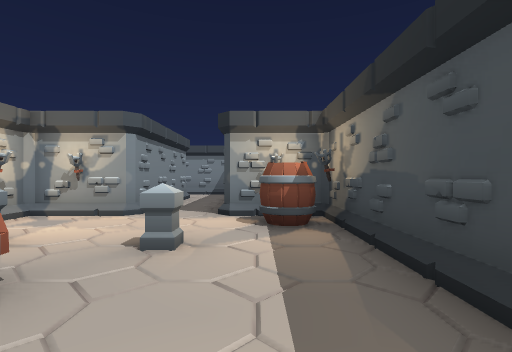
view 1 (above)

18 first-person views from a walk through a level from a Godot 3-D game. The camera is 1.5 m above the floor, looks level and sees 85° across. The floor is counted in squares, 2 m on a side. Each view is taken from the middle of a square. On the plan, view 1 faces up. The plan holds only what a view shows up to about 10 squares ahead; the rest is blank.

view 2
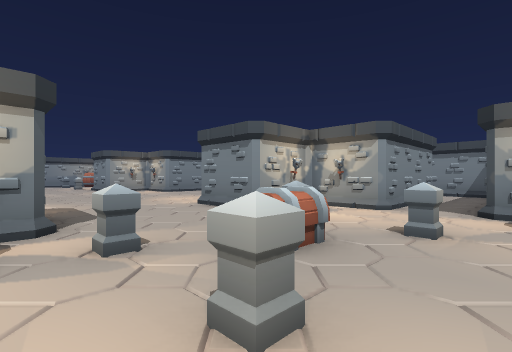

view 3
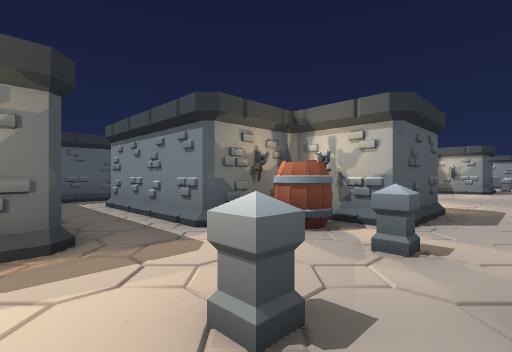

view 4
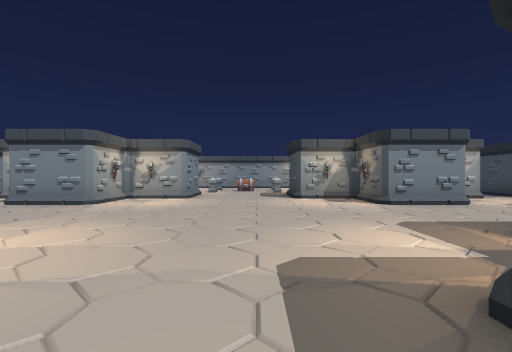

view 5
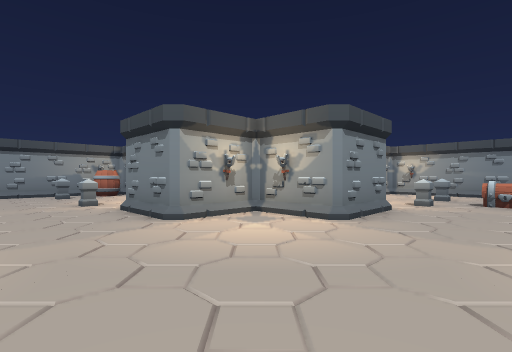

view 6
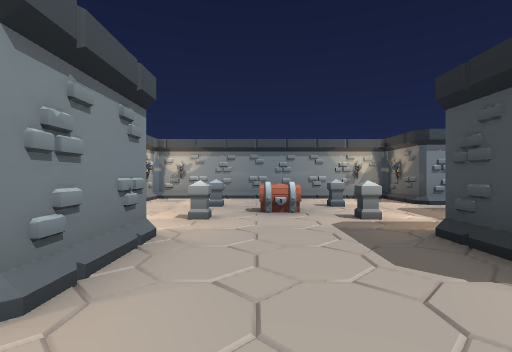

view 7
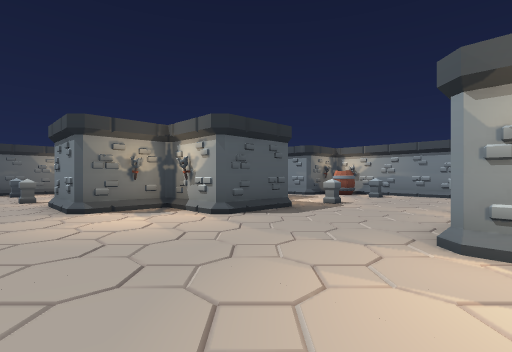

view 8
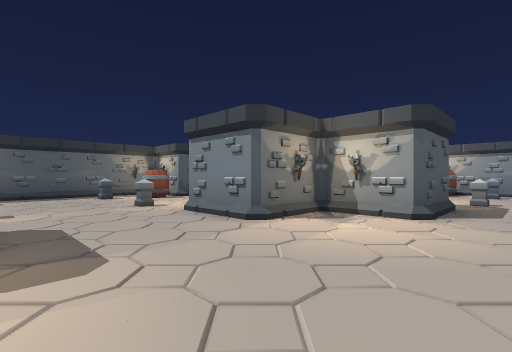

view 9
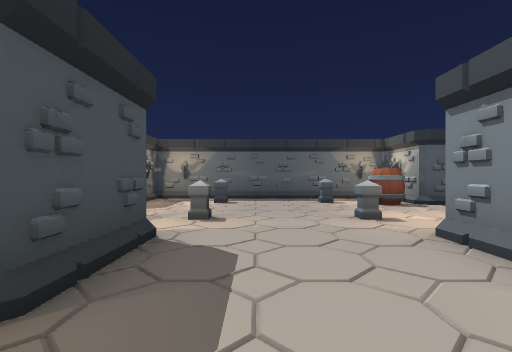

view 10
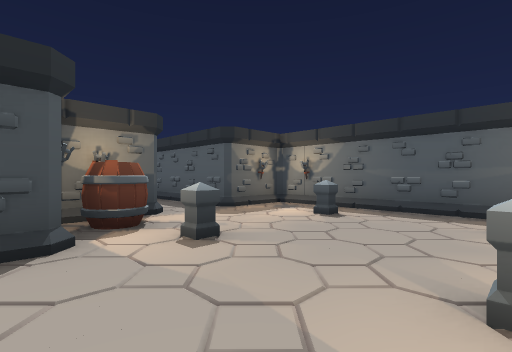

view 11
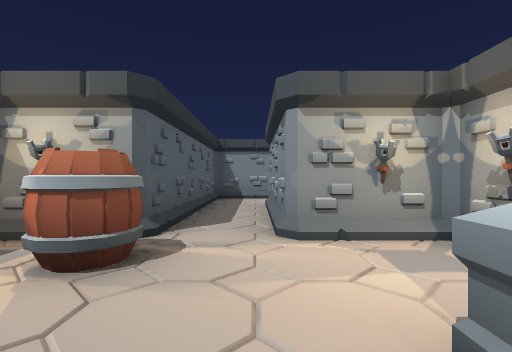

view 12
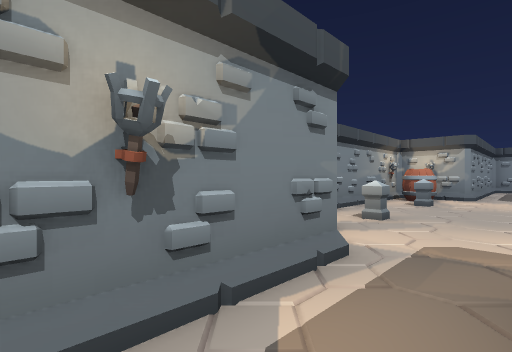

view 13
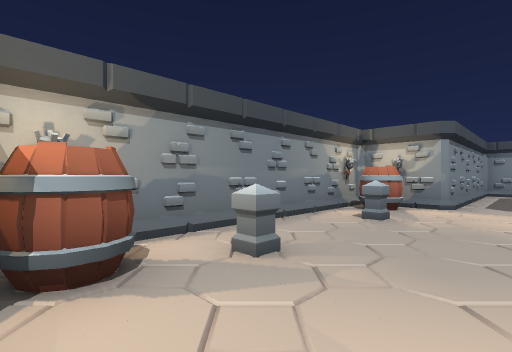

view 14
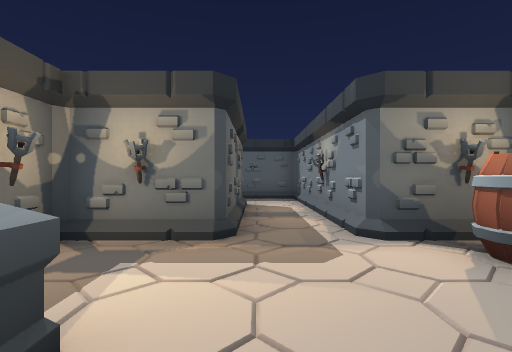

view 15
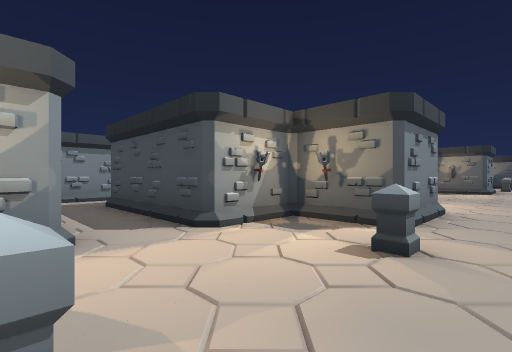

view 16
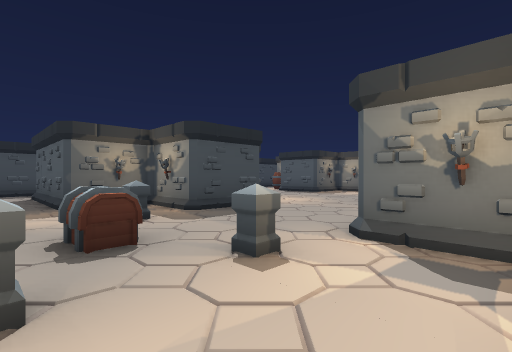

view 17
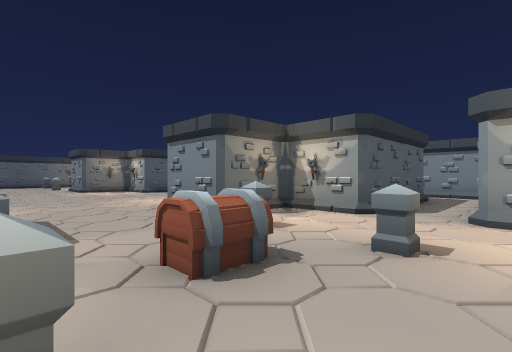

view 18
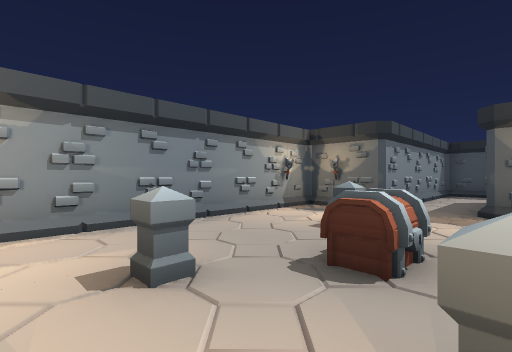

### Floor plan
Points are (right, up) in squares from view 1. A wall is a line through its corners. A room is listed if a view was taken in it or the views show most of it. See-through windows are left out.
Room 1 (views 1, 2, 3, 4, 5, 6, 7, 8, 9, 10, 11, 12, 13, 14, 15, 16, 17, 18)
walls: (-6.5, -0.4) (-4.5, -0.4); (-16.5, -0.4) (-14.4, -0.4) (-14.4, -2.4) (-12.4, -2.4) (-12.4, -4.5); (-8.6, -4.5) (-8.6, -2.5); (-13.5, -4.6) (-14.4, -4.6) (-14.4, -6.6) (-18.6, -6.6) (-18.6, -2.4) (-16.6, -2.4) (-16.6, -1.5); (-4.4, 4.5) (-4.4, 3.4) (-6.6, 3.4) (-6.6, 5.4) (-8.6, 5.4) (-8.6, 7.6) (-6.6, 7.6) (-6.6, 9.6) (-2.6, 9.6); (-17.7, 5.4) (-18.6, 5.4) (-18.6, 9.6) (-14.4, 9.6) (-14.4, 7.6) (-12.4, 7.6) (-12.4, 5.4) (-14.4, 5.4) (-14.4, 3.4) (-16.6, 3.4) (-16.6, 4.5); (-3.2, -2.4) (-2.4, -2.4) (-2.4, -6.5); (-2.4, 5.4) (-3.2, 5.4); (-21.2, -2.4) (-20.4, -2.4) (-20.4, -8.4) (-14.6, -8.4); (-2.4, 9.5) (-2.4, 5.6) (-3, 5.2); (-22.4, 3.5) (-22.4, -0.6); (-18, 11.4) (-19.9, 11.4); (-14.4, -9.4) (-14.4, -10.1); (1.4, 1.5) (1.4, 4.4); (-14.1, -10.4) (-6.6, -10.4) (-6.6, -8.4) (-1.6, -8.4); (-20.4, 10.8) (-20.4, 5.4) (-21.1, 5.4); (-0.6, 10.1) (-0.6, 10.9); (-1.1, 11.4) (-6.6, 11.4) (-6.6, 13.4) (-14.4, 13.4) (-14.4, 11.5)
objects: torch (-22, -2); torch (-22, -1); other object (-22, 4) to (-22, 5); barrel (-21, -1); column (-21, 0); column (-21, 3); other object (-21, 5); column (-18, 0); column (-18, 3); torch (-17, -1); torch (-17, 5); torch (-14, -9); barrel (-14, -8) to (-13, -8); column (-12, -9); column (-12, -6); column (-12, 9); column (-12, 11); chest (-11, 10) to (-10, 10); column (-9, -9); column (-9, -6); column (-9, 9); column (-9, 11); barrel (-8, -6); other object (-8, -5); other object (-7, -5); torch (-4, -2) to (-4, -1); other object (-4, 5); barrel (-3, -1); column (-3, 0); other object (-3, 3); chest (-2, 1) to (-2, 2); column (-1, 0); column (-1, 3); barrel (0, 4); other object (0, 5); torch (1, 5)

Positions as (right, up) in squares from view 1, and headings:
1: (0, 0), facing up
2: (0, -1), facing up-left
3: (0, 1), facing down-left
4: (-10, -4), facing up
5: (-10, 1), facing up-left
6: (-11, 4), facing up
7: (-11, 4), facing down-left
8: (-9, 1), facing down-left
9: (-10, -1), facing down
10: (-12, -4), facing down-right
11: (-11, -7), facing left
12: (-19, -5), facing up-left
13: (-19, -2), facing up-left
14: (-19, 1), facing down
15: (-21, 2), facing up-right
16: (-14, 11), facing down-right
17: (-9, 12), facing down-left
18: (-13, 9), facing up-right
